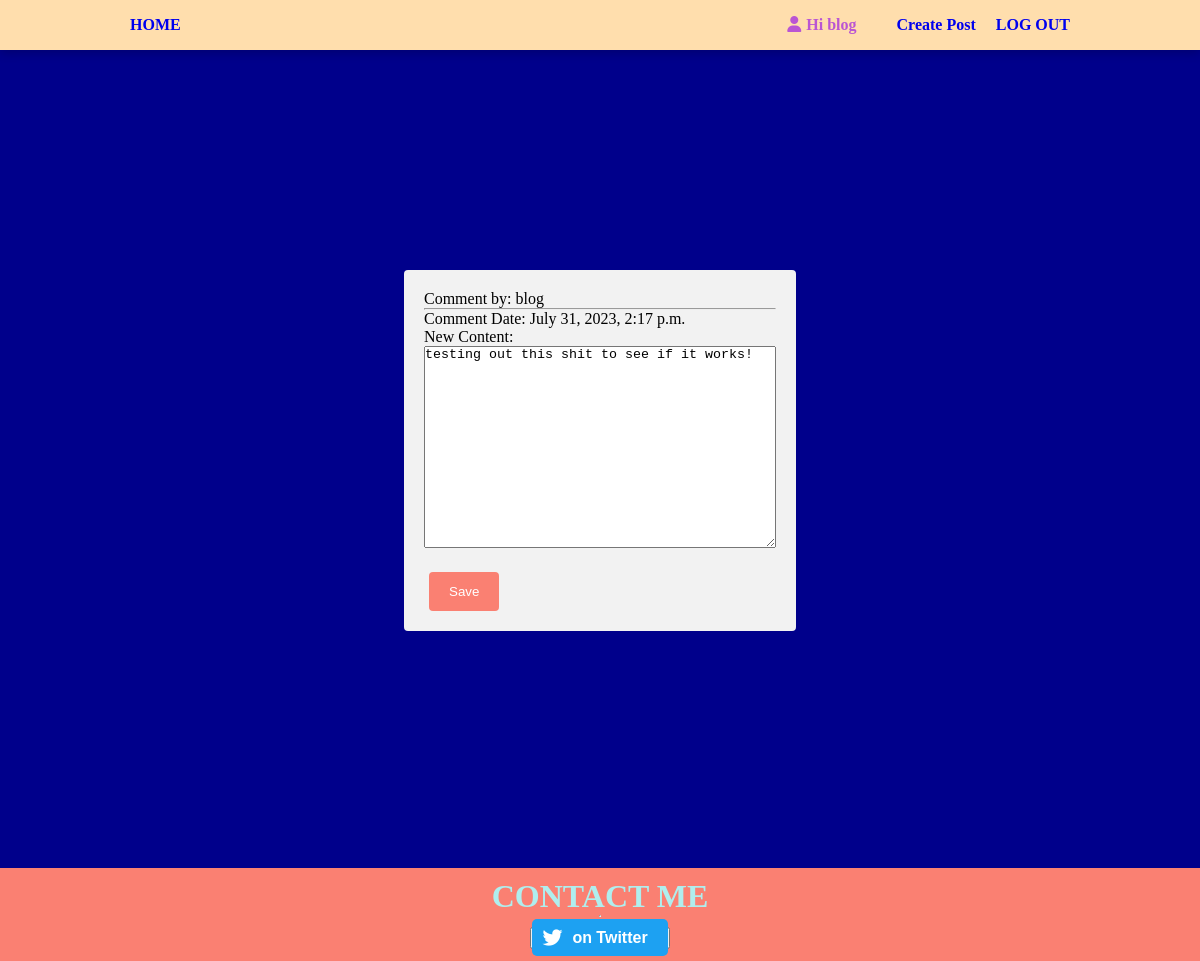
/comment/edit/42/ (signed in), run on an earlier commit of the app's database.
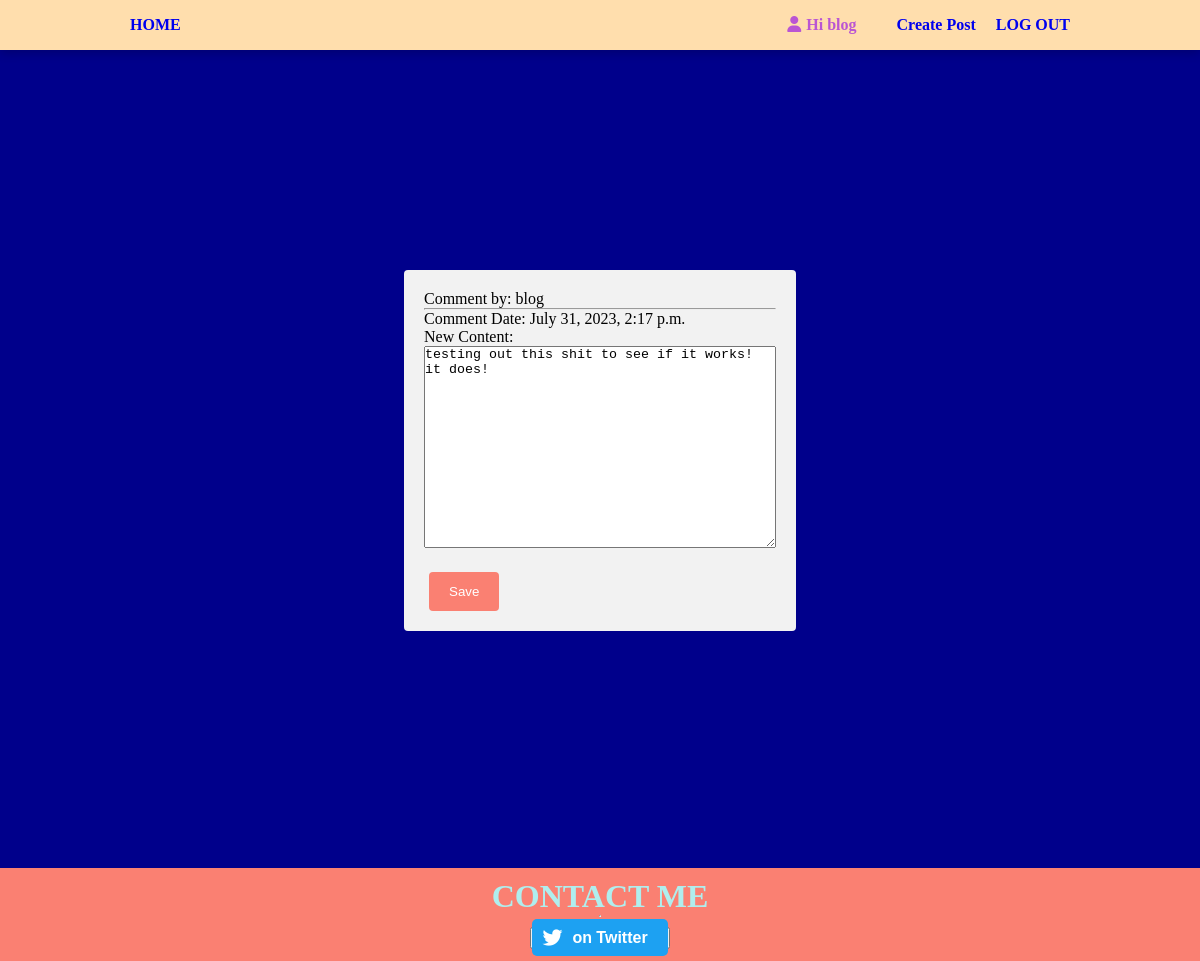
And on a later commit of the database.
### article/models.py (models this page shows, shortened)
class Comment(models.Model):
    post = models.ForeignKey(Post, related_name='comments', on_delete=models.CASCADE)
    user = models.ForeignKey(User, on_delete=models.CASCADE)
    comment = models.TextField()
    date_posted = models.DateTimeField(auto_now_add=True)
    likes = models.ManyToManyField(User, related_name="comment_likes", blank=True)
    edited_comment = models.TextField(blank=True, null=True)
    is_edited = models.BooleanField(default=False)

### article/views.py (the view)
# urls.py: path('comment/edit/<int:comment_id>/', views.edit_comment, name='edit_comment'),
def edit_comment(request, comment_id):
    comment = get_object_or_404(Comment, id=comment_id)
    if comment.user != request.user:
        return HttpResponse("You are not allowed to edit this comment.")
    return render(request, 'article/edit_comment.html', {'comment': comment})

### article/templates/article/edit_comment.html (shortened to what this page needs)
{% extends 'article/base.html' %}
{% load static %}
{% block css %}
    {{ block.super }}
    <link rel="stylesheet" href="{% static 'edit_post.css' %}">
{% endblock %}
{% block body %}
<div class="container">
  <div class="form-container">
    <form method="POST" action="{% url 'article:save_comment' comment_id=comment.id %}">
      <div class="comment-details">
        <p>Comment by: {{ comment.user }}</p>
        <hr>
        <p>Comment Date: {{ comment.date_posted }}</p>
      </div>
      <div class="edit-form">
        <div class="form-group">
          <label for="new_content">New Content:</label>
          <div class="textarea-container">
            <textarea id="new_content" name="new_content" class="form-control">{{ comment.comment }}</textarea>
          </div>
        </div>
        <div class="form-group">
          <button type="submit" class="btn btn-primary">Save</button>
        </div>
      </div>
    </form>
  </div>
</div>
{% endblock %}

What changed in the data, as far as the page shows it:
changed Comment "blog": new_content "testing out this shit to see if it works!" → "testing out this shit to see if it works! it does!"
